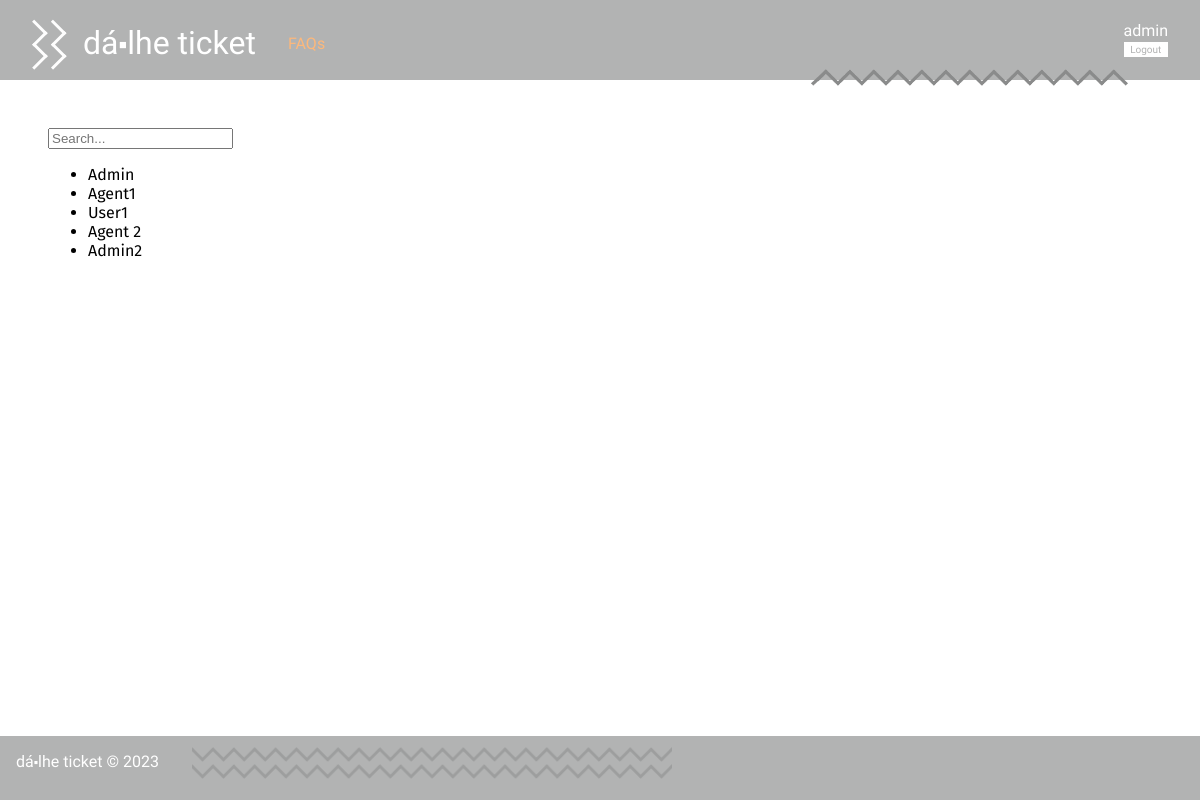
Page /pages/manage_users.php (signed in) on the earlier database version.
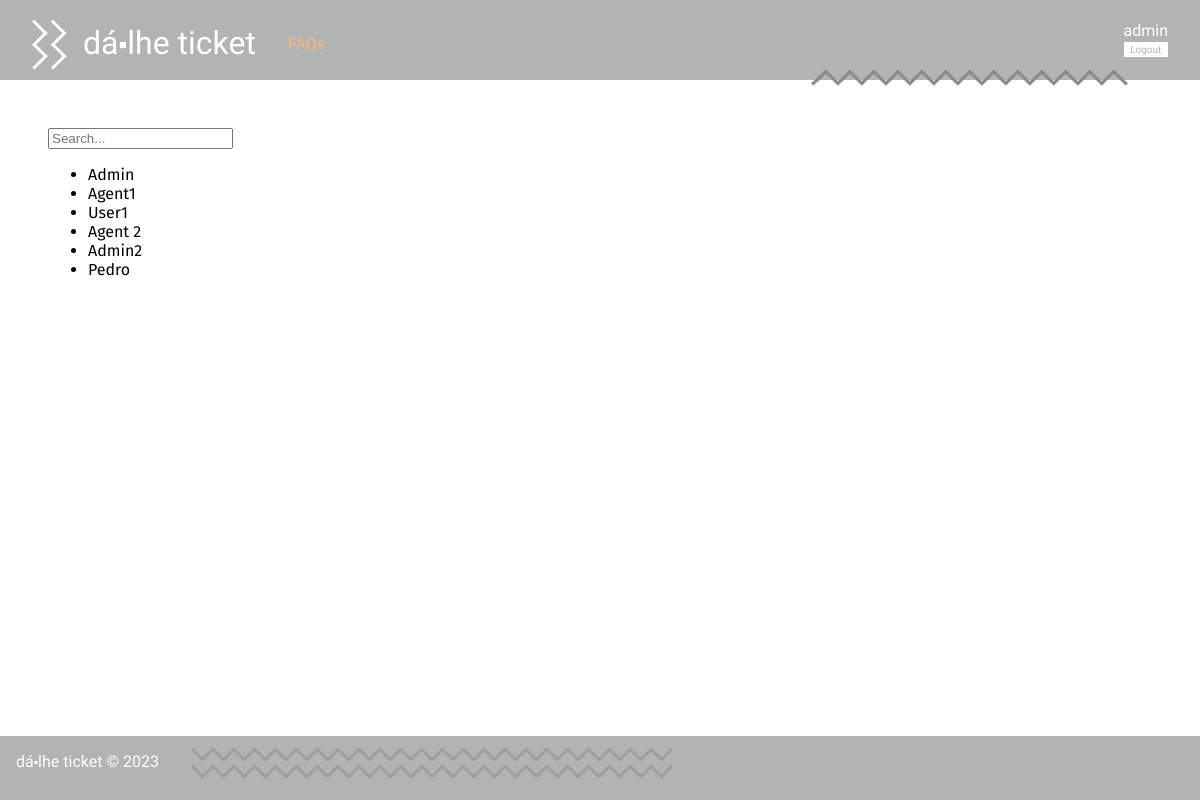
Same page on the later database version.
### tables this page shows
CREATE TABLE User(
   name varchar(60) not null,
   username varchar(20) primary key,
   email varchar(60) not null,
   password varchar(40) not null,
   type varchar(5) not null, /*user, agent, admin*/
   department varchar(20)
, ticket_count integer default 0, closed_tickets integer default 0);

### pages/manage_users.php (called while the page is built, shortened)
<?php
    require_once(__DIR__ . '/../utils/session.php');
    require_once(__DIR__ . '/../templates/users.tpl.php');
    require_once(__DIR__ . '/../templates/common.tpl.php');
    drawHeader();
    drawUsersList();
    drawFooter();
?>

### utils/session.php (called while the page is built, shortened)
<?php
  class Session {
    public function isLoggedIn() : bool {
      return isset($_SESSION['id']);
    }
    public function getName() : ?string {
      return isset($_SESSION['name']) ? $_SESSION['name'] : null;
    }
  }
?>

### database/user.class.php (called while the page is built, shortened)
<?php
class User{
  public function __construct(string $name, string $username, string $email, string $type, string $department, int $ticket_count, int $closed_tickets){
    $this->name = $name;
    $this->username = $username;
  }
  static public function getAllUsers(PDO $db) : array {
    $stmt = $db->prepare('SELECT * from User');
    $stmt->execute();
    $users = array();
    while ($user = $stmt->fetch()) {
      $users[] = new User(
        $user['name'],
        $user['username'],
        $user['email'],
        $user['type'],
        $user['department'],
        intval($user['ticket_count']),
        intval($user['closed_tickets'])
      );
    }
    return $users;
  }
}
?>

### templates/users.tpl.php (the view, shortened to what this page needs)
<?php
    require_once(__DIR__ . '/../database/user.class.php');
    $db = getDatabaseConnection();
    function drawUsersList() : void {
        global $db;
        $users = User::getAllUsers($db); ?>
    <input class="searchbar" type="text" placeholder="Search...">
    <ul class="search_list">
<?php
        foreach ($users as $user) { ?>
        <li class="search_item"><a href="../pages/profile.php?username=<?= $user->username ?>"><?= $user->name ?></a></li>
<?php
        }
?>
    </ul>
<?php
    }
?>

### templates/common.tpl.php (shortened to what this page needs)
<?php
  $name = 'Dá⬝lhe Ticket';
  require_once(__DIR__ . '/../utils/session.php');
  $session = new Session();
?>
<?php function drawHeader(bool $is_index = false) {
  global $session; ?>
<!DOCTYPE html>
<html lang="en-US">
  <head>
    <?php if($is_index){ ?>
      <link rel="stylesheet" href="../css/index.css">
      <link rel="stylesheet" href="../css/animation.css">
      <script src="../js/animation.js" defer></script>
    <?php } else { ?>
      <link rel="stylesheet" href="../css/style.css">
      <link rel="stylesheet" href="../css/header.css">
    <?php } ?>
  </head>
  <body>
    <header>
      <h1 class="hidden"><a href="/"><?php global $name; echo $name; ?></a></h1>
      <section class="header_options hidden">
        <a href="../pages/faqs.php" class="faqs">FAQs</a>
      </section>
      <section class="header_login hidden">
        <?php
          if ($session->isLoggedIn()) {
            drawLogoutForm($session);
          } else {
            drawLoginForm($session);
          } ?>
      </section>
      <img src="../img/riscas4.png" class="riscas_header">
    </header>
    <main>
<?php } ?>
<?php function drawFooter() { ?>
    </main>
    <footer class="hidden">
      <?php global $name; echo $name; ?> &copy; 2023
      <img src="../img/riscas2.png" class="riscas_footer">
    </footer>
  </body>
</html>
<?php } ?>
<?php function drawLogoutForm(Session $session) { ?>
  <form action="../actions/action_logout.php" method="post" class="logout hidden">
    <a href="../pages/profile.php?username=<?=$session->getName()?>"><?=$session->getName()?></a>
    <button type="submit">Logout</button>
  </form>
<?php } ?>

### css/style.css (style rules this page uses)
body { font-family: 'Allerta Stencil', sans-serif; margin: 0; padding: 0; display: grid; grid-template-columns: auto; grid-template-rows: 5em auto 4em; grid-template-areas: "header" "main" "footer"; min-height: 100vh; background-color: #b2b3b3; }
header:first-of-type { grid-area: header; }
footer:last-of-type { max-height: 5em; color: #ffffff; background-color: #b2b3b3; grid-area: footer; padding: 1em; }
main { font-family: 'Fira Sans', sans-serif; display: grid; justify-content: start; align-content: start; grid-area: main; background-color: #ffffff; padding: 3em; }
footer * { display: block; }
footer { text-transform: lowercase; }
form * { display: block; }
a { text-decoration: none; color: orange; }
button { background-color: #b2b3b3; color: #ffffff; border: none; border-radius: 0.5em; padding: 0.5em; font-size: 1em; font-weight: 100; cursor: pointer; margin: 1em 0; }
.search_list a { color: black; }
.riscas_footer { position: relative; bottom: 1.5em; left: 11em; z-index: 100000; }
img.riscas_footer { height: 2em; width: 40vw; object-fit: cover; }

### css/header.css (style rules this page uses)
header:first-of-type { display: grid; place-items: center; justify-items: center; align-items: center; background-color: #b2b3b3; color: #ffffff; grid-template-columns: 18rem auto 5rem; grid-template-rows: auto; grid-template-areas: "logo options login"; }
header:first-of-type * { padding: 0; margin: 0; }
header:first-of-type a { text-decoration: none; color: #ffffff; padding: 0; margin: 0; }
header:first-of-type h1 { grid-area: logo; text-transform: lowercase; padding-bottom: 1rem; font-weight: 100; }
header:first-of-type h1 a { margin-left: 1rem; margin-bottom: 10rem; }
header:first-of-type h1:before { content: url("../img/riscas.png"); position:relative; z-index:100000; top:0.5em; }
header:first-of-type .header_options { grid-area: options; justify-self: start; align-self: center; padding-top: 0.4rem; color: #ef7f1a; }
header:first-of-type .header_options a { color: #fdb87b; }
header:first-of-type .header_login { grid-area: login; display: grid; justify-self: end; align-self: center; padding-right: 2em; }
header:first-of-type .logout { display: grid; grid-template-columns: auto; grid-template-rows: auto auto; grid-template-areas: "username" "logout"; justify-items: start; align-items: center; }
header:first-of-type .logout a { grid-area: username; }
header:first-of-type .logout button { grid-area: logout; justify-self: stretch; align-self: stretch; font-size: x-small; }
header:first-of-type button { background-color: #ffffff; color: #b2b3b3; padding: 0.2em; margin: 0.2em 0; border-radius: 0; font-family: 'Allerta Stencil', sans-serif; transition: color, 0.5s; }
header:first-of-type .riscas_header { position: absolute; top: 4.25em; right: 6vw; }
header:first-of-type img.riscas_header { width: 20em; }

Differences in the rows shown:
added user: name "Pedro"
